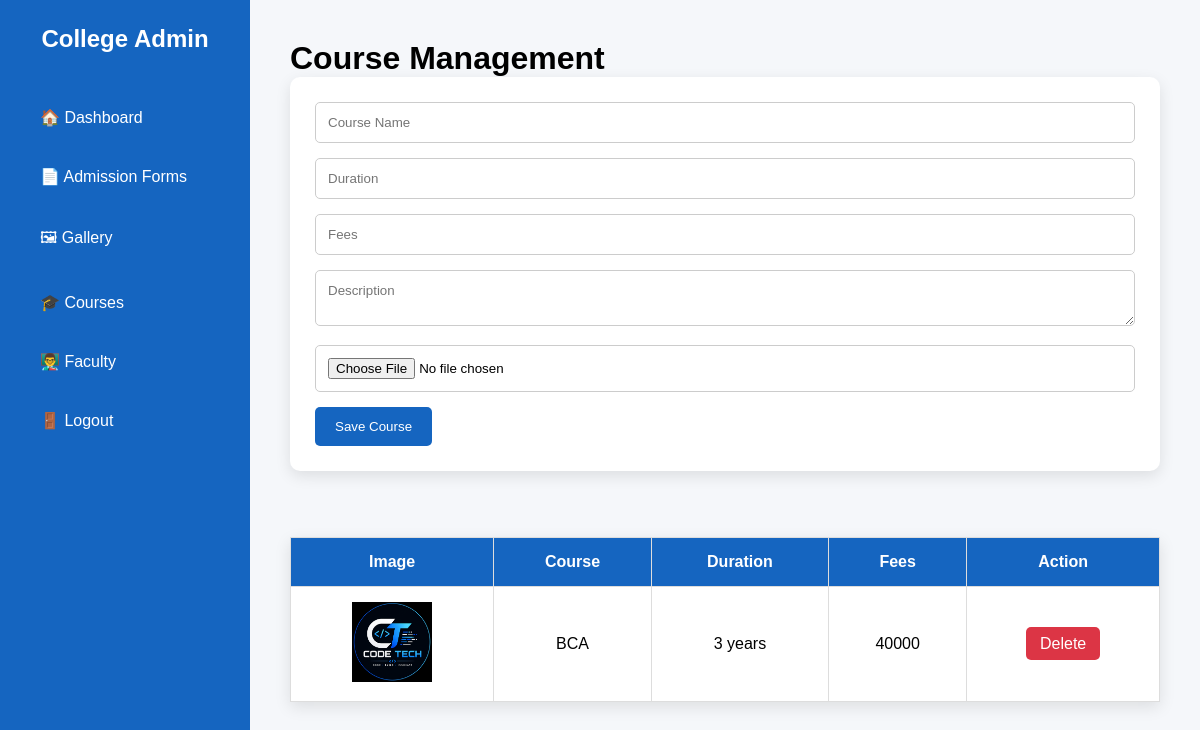
The page /admin/courses (signed in) on the database its author committed.
### models.py (models this page shows)
class Course(db.Model):
    __tablename__ = "courses"
    id = db.Column(db.Integer, primary_key=True)
    course_name = db.Column(db.String(100), nullable=False)
    duration = db.Column(db.String(50), nullable=False)
    fees = db.Column(db.String(50), nullable=False)
    description = db.Column(db.Text)
    image_path = db.Column(db.String(255))

### app.py (the view, shortened to what this page needs)
@app.route("/admin/courses", methods=["GET", "POST"])
def admin_courses():
    if "admin" not in session:
        return redirect("/admin/login")
    courses = Course.query.order_by(Course.id.desc()).all()
    return render_template(
        "admin_courses.html",
        courses=courses
    )

### templates/admin_courses.html (shortened to what this page needs)
{% extends "admin_base.html" %}
{% block content %}
<div class="dashboard">
<aside class="sidebar">
<h2>College Admin</h2>
<a href="/admin/dashboard">🏠 Dashboard</a>
        <a href="/admin/forms">📄 Admission Forms</a>
        <a href="/admin/gallery">🖼 Gallery</a>
        <a href="/admin/courses">🎓 Courses</a>
        <a href="/admin/faculty">👨‍🏫 Faculty</a>
        <a href="/admin/logout">🚪 Logout</a>
</aside>
<main class="content">
<h1>Course Management</h1>
<form method="POST" enctype="multipart/form-data" class="course-form">
<input
type="text"
name="course_name"
placeholder="Course Name"
required>
<input
type="text"
name="duration"
placeholder="Duration"
required>
<input
type="text"
name="fees"
placeholder="Fees"
required>
<textarea
name="description"
placeholder="Description"></textarea>
<input
type="file"
name="image"
required>
<button type="submit">
Save Course
</button>
</form>
<br><br>
<table class="table">
<tr>
<th>Image</th>
<th>Course</th>
<th>Duration</th>
<th>Fees</th>
<th>Action</th>
</tr>
{% for course in courses %}
<tr>
<td>
<img
src="{{ url_for('static', filename=course.image_path) }}"
width="80">
</td>
<td>{{ course.course_name }}</td>
<td>{{ course.duration }}</td>
<td>{{ course.fees }}</td>
<td>
<a
class="delete-btn"
href="/admin/course/delete/{{ course.id }}">
Delete
</a>
</td>
</tr>
{% endfor %}
</table>
</main>
</div>
{% endblock %}

### static/css/admin.css (style rules this page uses)
* { margin:0; padding:0; box-sizing:border-box; font-family:Arial, Helvetica, sans-serif; }
body { background:#f1f5f9; }
.dashboard { display:flex; min-height:100vh; }
.sidebar { width:250px; background:#1565c0; color:white; padding:25px; }
.sidebar h2 { margin-bottom:40px; text-align:center; }
.sidebar a { display:block; color:white; text-decoration:none; padding:15px; margin-bottom:10px; border-radius:6px; }
.content { flex:1; padding:40px; background:#f5f7fa; }
.table { width:100%; border-collapse:collapse; background:white; margin-top:30px; box-shadow:0 5px 15px rgba(0,0,0,.1); }
.table th, .table td { padding:15px; border:1px solid #ddd; text-align:center; }
.table th { background:#1565c0; color:white; }
.delete-btn { background:#dc3545; color:white; padding:8px 14px; text-decoration:none; border-radius:5px; }
.course-form { background:white; padding:25px; border-radius:10px; box-shadow:0 5px 15px rgba(0,0,0,.1); }
.course-form input, .course-form textarea { width:100%; padding:12px; margin-bottom:15px; border:1px solid #ccc; border-radius:5px; }
.course-form button { padding:12px 20px; background:#1565c0; color:white; border:none; border-radius:5px; cursor:pointer; }

### rows shown on the page
Course: image_path (picture), course_name "BCA", duration "3 years", fees "40000"
